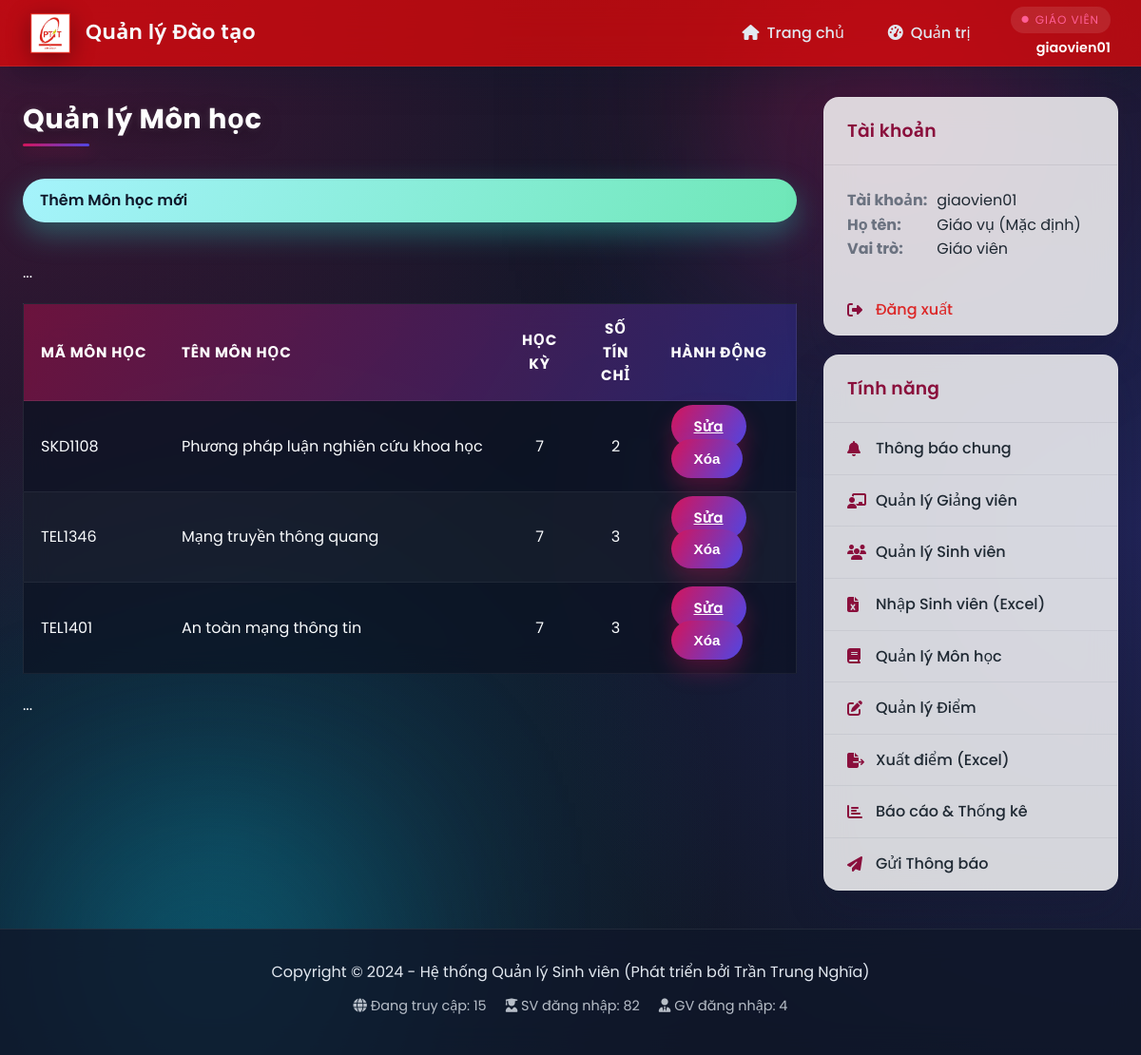
/admin/courses (signed in), run on the app's committed database.
### api/index.py (models this page shows, shortened)
class TaiKhoan(UserMixin, db.Model):
    __tablename__ = 'tai_khoan'
    username = db.Column(db.String(50), primary_key=True)
    password = db.Column(db.String(255), nullable=False)
    vai_tro = db.Column(db.Enum(VaiTroEnum), nullable=False)

class MonHoc(db.Model):
    __tablename__ = 'mon_hoc'
    ma_mh = db.Column(db.String(50), primary_key=True)
    ten_mh = db.Column(db.String(100), nullable=False)
    so_tin_chi = db.Column(db.Integer, nullable=False)
    hoc_ky = db.Column(db.Integer, nullable=False, default=1)
    ket_qua_list = db.relationship('KetQua', backref='mon_hoc', lazy=True, cascade='all, delete-orphan', foreign_keys='KetQua.ma_mh')

class GiaoVien(db.Model):
    __tablename__ = 'giao_vien'
    ma_gv = db.Column(db.String(50), db.ForeignKey('tai_khoan.username', ondelete='CASCADE'), primary_key=True)
    ho_ten = db.Column(db.String(100), nullable=False, default='Giáo viên')
    gioi_tinh = db.Column(db.String(10), nullable=True)
    ngay_sinh = db.Column(db.Date, nullable=True)
    so_dien_thoai = db.Column(db.String(20), nullable=True)
    email = db.Column(db.String(150), unique=True, nullable=True)
    dia_chi = db.Column(db.String(255), nullable=True)
    van_phong = db.Column(db.String(120), nullable=True)
    avatar_url = db.Column(db.String(255), nullable=True)
    khoa_bo_mon = db.Column(db.String(120), nullable=True)
    hoc_vi = db.Column(db.String(100), nullable=True)
    chuc_vu = db.Column(db.String(100), nullable=True)
    linh_vuc = db.Column(db.Text, nullable=True)
    mon_hoc_phu_trach = db.Column(db.Text, nullable=True)
    so_nam_kinh_nghiem = db.Column(db.Integer, nullable=True)
    tai_khoan = db.relationship('TaiKhoan',
                                backref=db.backref('giao_vien', uselist=False, cascade='all, delete-orphan'),
                                foreign_keys=[ma_gv])

### api/index.py (the view)
@app.route('/admin/courses')
@login_required
@role_required(VaiTroEnum.GIAOVIEN)
def admin_manage_courses():
    courses = MonHoc.query.order_by(MonHoc.hoc_ky, MonHoc.ma_mh).all()
    return render_template('admin_manage_courses.html', courses=courses)

### api/index.py (called while the page is built)
@login_manager.user_loader
def load_user(user_id):
    return TaiKhoan.query.get(user_id)

@app.before_request
def apply_schema_patches():
    global _TEACHER_SCHEMA_PATCHED
    if _TEACHER_SCHEMA_PATCHED:
        return
    ensure_teacher_profile_columns()
    _TEACHER_SCHEMA_PATCHED = True

def role_required(vai_tro_enum):
    def decorator(f):
        @wraps(f)
        def decorated_function(*args, **kwargs):
            if not current_user.is_authenticated:
                return redirect(url_for('login'))
            if current_user.vai_tro != vai_tro_enum:
                abort(403)
            return f(*args, **kwargs)
        return decorated_function
    return decorator

### templates/admin_manage_courses.html (shortened to what this page needs)
{% extends "_layout.html" %}
{% block content %}
    <h2>Quản lý Môn học</h2>
    <a href="{{ url_for('admin_add_course') }}">Thêm Môn học mới</a>
    ...
    <table class="data-table"> <thead>
            <tr>
                <th>Mã Môn học</th>
                <th>Tên Môn học</th>
                <th style="width: 80px; text-align: center;">Học kỳ</th>
                <th style="width: 80px; text-align: center;">Số tín chỉ</th>
                <th style="width: 150px;">Hành động</th> </tr>
        </thead>
        <tbody>
            {% for course in courses %}
            <tr>
                <td>{{ course.ma_mh }}</td>
                <td>{{ course.ten_mh }}</td>
                <td style="text-align: center;">{{ course.hoc_ky }}</td>
                <td style="text-align: center;">{{ course.so_tin_chi }}</td>
                <td class="action-buttons">
                    <a href="{{ url_for('admin_edit_course', ma_mh=course.ma_mh) }}" class="btn btn-edit">Sửa</a>
                    <form method="POST" action="{{ url_for('admin_delete_course', ma_mh=course.ma_mh) }}"
                          onsubmit="return confirm('Bạn có chắc muốn xóa môn học {{ course.ten_mh }}? Thao tác này sẽ xóa cả ĐIỂM THI của sinh viên liên quan đến môn này.');"
                          style="margin: 0;"> <input type="submit" value="Xóa" class="btn btn-delete">
                    </form>
                </td>
                </tr>
            {% else %}
            <tr>
                <td colspan="4">Chưa có môn học nào.</td>
            </tr>
            {% endfor %}
        </tbody>
    </table>
...
{% endblock %}

### templates/_layout.html (shortened to what this page needs)
<!DOCTYPE html>
<html lang="vi">
<head>
    <link rel="stylesheet" href="https://cdnjs.cloudflare.com/ajax/libs/font-awesome/6.5.1/css/all.min.css">
    <link rel="stylesheet" href="{{ url_for('static', filename='css/app.css') }}">
</head>
<body>
<div class="app-shell">
    <header class="app-header">
        <div class="header-logo">
            <img src="{{ url_for('static', filename='Logo.png') }}" alt="Logo">
            <a href="{{ url_for('home') }}" class="header-logo-text">Quản lý Đào tạo</a>
        </div>
        <div class="header-actions">
            <nav class="header-nav">
                <a href="{{ url_for('home') }}" class="{% if request.endpoint == 'home' %}active{% endif %}">
                    <i class="fa-solid fa-house"></i>
                    <span>Trang chủ</span>
                </a>
                {% if current_user.is_authenticated %}
                    {% if current_user.vai_tro.value == 'SINHVIEN' %}
                        <a href="{{ url_for('student_dashboard') }}" class="{% if request.endpoint == 'student_dashboard' %}active{% endif %}">
                            <i class="fa-solid fa-graduation-cap"></i>
                            <span>Bảng tin SV</span>
                        </a>
                    {% else %}
                        <a href="{{ url_for('admin_dashboard') }}" class="{% if request.endpoint == 'admin_dashboard' %}active{% endif %}">
                            <i class="fa-solid fa-gauge-high"></i>
                            <span>Quản trị</span>
                        </a>
                    {% endif %}
                {% endif %}
            </nav>
            {% if current_user.is_authenticated %}
                <div class="header-user">
                    <span class="user-role">
                        <i class="fa-solid fa-circle"></i>
                        {{ 'Sinh viên' if current_user.vai_tro.value == 'SINHVIEN' else 'Giáo viên' }}
                    </span>
                    <span class="user-name">{{ current_user.username }}</span>
                </div>
            {% else %}
                <a href="{{ url_for('login') }}" class="btn btn-ghost header-login">
                    <i class="fa-solid fa-right-to-bracket"></i>
                    Đăng nhập
                </a>
            {% endif %}
        </div>
    </header>
    <div class="app-container">
        <main class="main-content">
            {% block content %}{% endblock %}
        </main>
        <aside class="sidebar-right">
    {% if current_user.is_authenticated %}
        <div class="sidebar-group">
            <h3 class="sidebar-header">Tài khoản</h3>
            <div class="sidebar-content">
                <strong>Tài khoản:</strong> {{ current_user.username }}<br>
                <strong>Họ tên:</strong>
                        {% if current_user.sinh_vien %}
                            {{ current_user.sinh_vien.ho_ten }}
                        {% elif current_user.giao_vien %}
                            {{ current_user.giao_vien.ho_ten }}
                        {% else %}
                            N/A
                        {% endif %}
                        <br>
                <strong>Vai trò:</strong> {{ 'Sinh viên' if current_user.vai_tro.value == 'SINHVIEN' else 'Giáo viên' }}
            </div>
            <nav class="sidebar-nav">
                <a href="{{ url_for('logout') }}" class="logout-link">
                    <i class="fa-solid fa-right-from-bracket"></i>
                    Đăng xuất
                </a>
            </nav>
        </div>
        <div class="sidebar-group">
            <h3 class="sidebar-header">Tính năng</h3>
            <nav class="sidebar-nav">
            {% if current_user.vai_tro.value == 'SINHVIEN' %}
                <a href="{{ url_for('student_dashboard') }}"><i class="fa-solid fa-bell"></i> Thông báo</a>
                <a href="{{ url_for('student_profile') }}"><i class="fa-solid fa-user-pen"></i> Thông tin cá nhân</a>
                <a href="#"><i class="fa-solid fa-book-open"></i> Chương trình học</a>
                <a href="{{ url_for('student_grades') }}"><i class="fa-solid fa-chart-simple"></i> Xem điểm & GPA</a>
                <a href="#"><i class="fa-solid fa-calendar-days"></i> Xem lịch học</a>
                <a href="#"><i class="fa-solid fa-file-pen"></i> Đăng ký môn học</a>
            {% elif current_user.vai_tro.value == 'GIAOVIEN' %}
                    <a href="{{ url_for('thong_bao_chung') }}"><i class="fa-solid fa-bell"></i> Thông báo chung</a>
                    <a href="{{ url_for('admin_manage_teachers') }}"><i class="fa-solid fa-chalkboard-user"></i> Quản lý Giảng viên</a>
                    <a href="{{ url_for('admin_manage_students') }}"><i class="fa-solid fa-users"></i> Quản lý Sinh viên</a>
                    <a href="{{ url_for('admin_import_students') }}"><i class="fa-solid fa-file-excel"></i> Nhập Sinh viên (Excel)</a>
                    <a href="{{ url_for('admin_manage_courses') }}"><i class="fa-solid fa-book"></i> Quản lý Môn học</a>
                    <a href="{{ url_for('admin_manage_grades') }}"><i class="fa-solid fa-pen-to-square"></i> Quản lý Điểm</a>
                    <a href="{{ url_for('admin_export_grades') }}" class="nav-link"><i class="fa-solid fa-file-export"></i> Xuất điểm (Excel)</a>
                    <a href="{{ url_for('admin_reports_index') }}"><i class="fa-solid fa-chart-bar"></i> Báo cáo & Thống kê</a>
                    <a href="{{ url_for('admin_send_notification') }}"><i class="fa-solid fa-paper-plane"></i> Gửi Thông báo</a>
                {% endif %}
            </nav>
        </div>
    {% endif %}
</aside>
    </div>
    <footer class="app-footer">
        <p>Copyright &copy; 2024 - Hệ thống Quản lý Sinh viên (Phát triển bởi Trần Trung Nghĩa)</p>
        <div class="footer-stats">
            <span><i class="fa-solid fa-globe"></i> Đang truy cập: 15</span>
            <span><i class="fa-solid fa-user-graduate"></i> SV đăng nhập: 82</span>
            <span><i class="fa-solid fa-user-tie"></i> GV đăng nhập: 4</span>
        </div>
    </footer>
</div>
</body>
</html>

### data on the page
TaiKhoan: vai_tro "GIÁO VIÊN", username "giaovien01", vai_tro "Giáo viên"
MonHoc: ma_mh "SKD1108", ten_mh "Phương pháp luận nghiên cứu khoa học", hoc_ky "7", so_tin_chi "2"
MonHoc: ma_mh "TEL1346", ten_mh "Mạng truyền thông quang", hoc_ky "7", so_tin_chi "3"
MonHoc: ma_mh "TEL1401", ten_mh "An toàn mạng thông tin", hoc_ky "7", so_tin_chi "3"
GiaoVien: giao_vien.ho_ten "Giáo vụ (Mặc định)"
